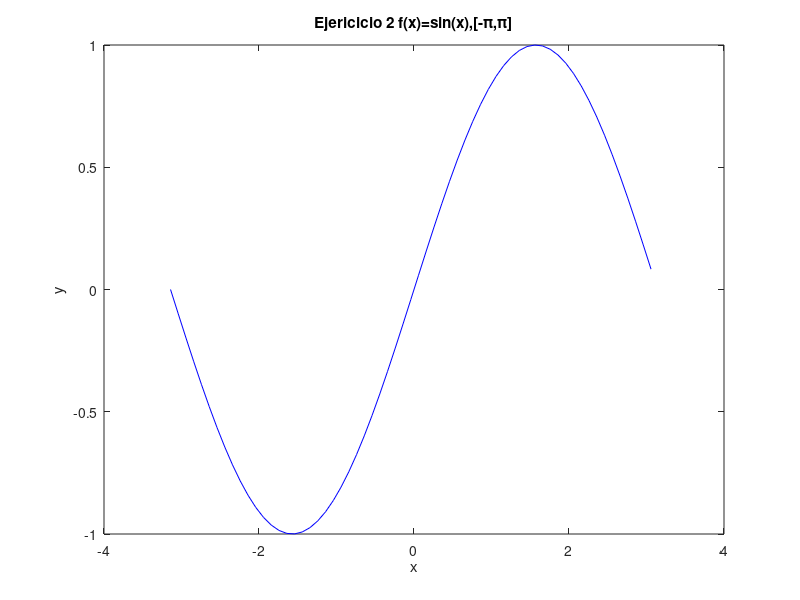

MATLAB code to generate this figure:
% Octave Script
% Title			:1.5 Teorema de Existencia
% Description		:Script para graficar el ejericio 2 de la actividad 1.5
% Author		:Luis Gerardo Cardozo Carranza (Gerard_CRS) luiscardozo161002@gmail.com
% Date			:20210504
% sion		        :1
% Usage			:octave> /path/Teorema_de_Existencia_Actividad_1.5_Luis Gerardo Cardozo Carranza_3202
% Notes			:Requiere aplicacion octave usar en consola preferentemente.

%Actividad_Ejercicio 2 f(x)=sin(x),[-π,π]
%Limpiar variables.
clear
%Dominio de la funcion.
x=-3.1416:0.1:3.1416;
%Valor de la funcion.
y=(sin(x));
%Genera la grafica 
plot(x,y,'b');
%Asigna un nombre a la grafica 
title("Ejericicio 2 f(x)=sin(x),[-π,π]");
%Etiqueta para x
xlabel("x");
%Etiqueta para y
ylabel("y");
